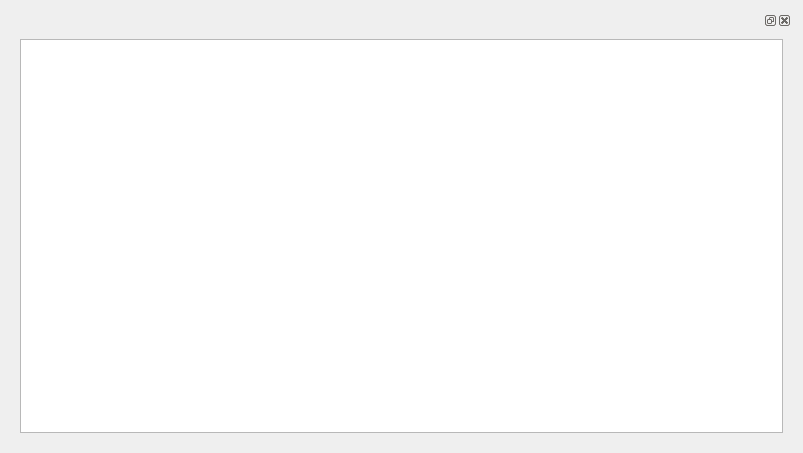
<?xml version="1.0" encoding="UTF-8"?>
<ui version="4.0">
 <class>TextEditWithDock</class>
 <widget class="QWidget" name="TextEditWithDock">
  <property name="geometry">
   <rect>
    <x>0</x>
    <y>0</y>
    <width>803</width>
    <height>453</height>
   </rect>
  </property>
  <property name="windowTitle">
   <string>Form</string>
  </property>
  <layout class="QGridLayout" name="gridLayout_2">
   <item row="0" column="0">
    <widget class="QDockWidget" name="textEditDock">
     <property name="floating">
      <bool>true</bool>
     </property>
     <property name="features">
      <set>QDockWidget::AllDockWidgetFeatures</set>
     </property>
     <property name="allowedAreas">
      <set>Qt::TopDockWidgetArea</set>
     </property>
     <widget class="QWidget" name="dockWidgetContents">
      <layout class="QGridLayout" name="gridLayout">
       <item row="0" column="0">
        <widget class="QTextEdit" name="textEdit"/>
       </item>
      </layout>
     </widget>
    </widget>
   </item>
  </layout>
 </widget>
 <resources/>
 <connections/>
</ui>
